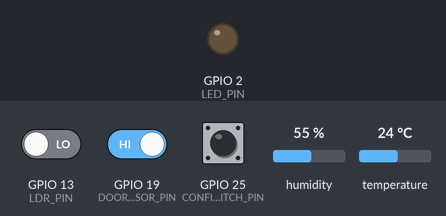
The sketch below on a simulated ESP32. Shown: output pins drawn as LEDs (lit = HIGH). Dashed ring = blinking. Inputs (shaded band) come from the test bench; at power-on: GPIO 25 (CONFIG_SWITCH_PIN) HIGH, GPIO 13 (LDR_PIN) LOW, GPIO 19 (DOOR_SENSOR_PIN) HIGH, humidity 55 %, temperature 24 °C. WiFi joins after 1.5 s; servers stay silent unless stated; uploads are accepted with an empty reply; EEPROM starts erased; what the sketch prints to the serial monitor is not drawn.

Above: at 3.2 s.
3.3 s: GPIO 25 (CONFIG_SWITCH_PIN) pulled LOW for 3.2 s
At 6.55 s:
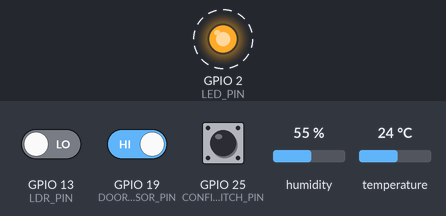
Timing chart, 0 to 16.8 s (numbered marks = the images above; inputs shaded):
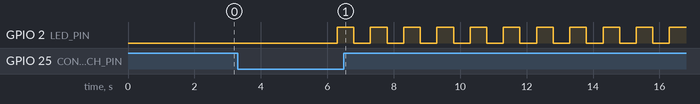

Measured:
- after the input at 3.3 s, GPIO 2 (LED_PIN): alternates HIGH for 0.50 s and LOW for 0.50 s, starting after 3.0 s

The sketch:

Digital_Twin_POC_2.ino
```cpp
#include <WiFi.h>
#include <HTTPClient.h>
#include <WiFiClient.h>
#include <WebServer.h>
#include <Preferences.h>
#include "DHT.h"
#include <math.h>

/* ====== Hardware Pins ====== */
#define DHTPIN            4       // DHT22 data pin
#define DHTTYPE           DHT22
#define LDR_PIN           13      // LDR module digital out (for light state)
#define DOOR_SENSOR_PIN   19      // Door sensor pin (used as generic sensor state)
#define CONFIG_SWITCH_PIN 25      // Pin for config switch
#define LED_PIN           2       // Built-in LED (for ESP32 DevKit V1)

DHT dht(DHTPIN, DHTTYPE);
Preferences preferences;
WebServer server(80);

/* ====== Default AP (for config portal) ====== */
const char* defaultAPSSID = "ESP32_Config";
const char* defaultAPPASS = "password123";

/* ====== Configuration Variables (stored in Preferences) ====== */
String wifiSSID         = "DIGISOL";
String wifiPassword     = "admin@123";

// New unified sensor configuration variables
String sensorID         = "Sensor001";   // Unique sensor identifier
String assetID          = "AssetA001";     // Unique asset identifier (if applicable)
String zoneID           = "Zone1";         // Zone identifier (can be non-unique)
String vendorID         = "VendorX";       // Vendor identifier (non-unique)

// API endpoints (update as needed)
String sensorApiUrl     = "https://192.168.2.15:3000/api/sensor-state";
String tempHumiApiUrl   = "https://192.168.2.15:3000/api/temp-humi";
String lightApiUrl      = "https://192.168.2.15:3000/api/light-state";

/* ====== Stored States (to detect changes) ====== */
int   lastdoorState   = -1;    // For door sensor state; -1 = unknown
int   lastLightState    = -1;    // For light state; -1 = unknown
float lastTemp          = -999.0;
float lastHumi          = -999.0;

/* ====== DHT Reading Interval & Thresholds ====== */
const unsigned long DHT_READ_INTERVAL = 2000; // 2 seconds for DHT22
unsigned long lastDHTReadTime         = 0;
const float TEMP_THRESHOLD            = 0.2;  // Send update if ΔT >= 0.2°C
const float HUMI_THRESHOLD            = 0.5;  // Send update if ΔH >= 0.5%

/* ====== Config Switch Press Logic ====== */
const unsigned long CONFIG_PRESS_DURATION = 3000; // 3 seconds
bool switchWasPressed = false;
unsigned long switchPressStart = 0;

void setup() {
  Serial.begin(115200);

  // Configure sensor pins
  pinMode(DHTPIN, INPUT);
  pinMode(LDR_PIN, INPUT);
  pinMode(DOOR_SENSOR_PIN, INPUT_PULLUP);
  pinMode(CONFIG_SWITCH_PIN, INPUT_PULLUP); // Config switch to GND
  pinMode(LED_PIN, OUTPUT);
  digitalWrite(LED_PIN, LOW);

  dht.begin();
  preferences.begin("config", false);

  // Load stored configuration parameters
  wifiSSID       = preferences.getString("wifiSSID", wifiSSID);
  wifiPassword   = preferences.getString("wifiPassword", wifiPassword);
  sensorID       = preferences.getString("sensorID", sensorID);
  assetID        = preferences.getString("assetID", assetID);
  zoneID         = preferences.getString("zoneID", zoneID);
  vendorID       = preferences.getString("vendorID", vendorID);
  sensorApiUrl   = preferences.getString("sensorApiUrl", sensorApiUrl);
  tempHumiApiUrl = preferences.getString("tempHumiApiUrl", tempHumiApiUrl);
  lightApiUrl    = preferences.getString("lightApiUrl", lightApiUrl);

  // Connect to WiFi
  if (!connectToWiFi()) {
    startConfigPortal(); // If unable to connect, enter config mode
  }
}

bool connectToWiFi() {
  WiFi.begin(wifiSSID.c_str(), wifiPassword.c_str());
  Serial.print("Connecting to Wi-Fi");
  for (int i = 0; i < 10; i++) {
    if (WiFi.status() == WL_CONNECTED) {
      Serial.println("\nConnected to Wi-Fi");
      Serial.print("IP Address: ");
      Serial.println(WiFi.localIP());
      return true;
    }
    Serial.print(".");
    delay(1000);
  }
  Serial.println("\nFailed to connect to Wi-Fi");
  return false;
}

void loop() {
  // Check if configuration switch is pressed
  checkConfigSwitch();

  // 1) Read door sensor (acting as a generic sensor state)
  int currentDoorSensorReading = digitalRead(DOOR_SENSOR_PIN);
  int currentdoorState = (currentDoorSensorReading == HIGH) ? 1 : 0;
  if (currentdoorState != lastdoorState) {
    lastdoorState = currentdoorState;
    senddoorState(lastdoorState);
  }

  // 2) Read light sensor (LDR)
  int currentLightReading = digitalRead(LDR_PIN);
  // Example: Assume LDR HIGH means dark; invert if needed
  int currentLightState = (currentLightReading == HIGH) ? 0 : 1;
  if (currentLightState != lastLightState) {
    lastLightState = currentLightState;
    sendLightState(lastLightState);
  }

  // 3) Read Temperature and Humidity every defined interval
  unsigned long now = millis();
  if (now - lastDHTReadTime >= DHT_READ_INTERVAL) {
    lastDHTReadTime = now;

    float newTemp = dht.readTemperature();  // in °C
    float newHumi = dht.readHumidity();       // in %
    if (!isnan(newTemp) && !isnan(newHumi)) {
      bool tempChanged = (fabs(newTemp - lastTemp) >= TEMP_THRESHOLD);
      bool humiChanged = (fabs(newHumi - lastHumi) >= HUMI_THRESHOLD);
      if (tempChanged || humiChanged) {
        lastTemp = newTemp;
        lastHumi = newHumi;
        sendTempAndHumiState(newTemp, newHumi);
      }
    } else {
      Serial.println("Failed to read from DHT sensor!");
    }
  }
  // Run continuously without delay
}

void checkConfigSwitch() {
  // Config switch is active LOW
  bool pressed = (digitalRead(CONFIG_SWITCH_PIN) == LOW);
  if (pressed) {
    if (!switchWasPressed) {
      // Button just pressed
      switchWasPressed = true;
      switchPressStart = millis();
    } else {
      // Already pressed; check duration
      if (millis() - switchPressStart >= CONFIG_PRESS_DURATION) {
        startConfigPortal();
      }
    }
  } else {
    switchWasPressed = false;
  }
}

void startConfigPortal() {
  Serial.println("\nEntering CONFIG MODE...");
  WiFi.disconnect(true);
  WiFi.mode(WIFI_AP);
  WiFi.softAP(defaultAPSSID, defaultAPPASS);

  server.on("/", HTTP_GET, []() {
    String html = "<h2>ESP32 Configuration</h2>";
    html += "<form action='/save' method='POST'>";
    html += "Wi-Fi SSID: <input type='text' name='ssid' value='" + wifiSSID + "'><br>";
    html += "Wi-Fi Password: <input type='text' name='password' value='" + wifiPassword + "'><br>";
    html += "Sensor ID: <input type='text' name='sensorID' value='" + sensorID + "'><br>";
    html += "Asset ID: <input type='text' name='assetID' value='" + assetID + "'><br>";
    html += "Zone ID: <input type='text' name='zoneID' value='" + zoneID + "'><br>";
    html += "Vendor ID: <input type='text' name='vendorID' value='" + vendorID + "'><br>";
    html += "Sensor API URL: <input type='text' name='sensorApiUrl' value='" + sensorApiUrl + "'><br>";
    html += "Temp/Humi API URL: <input type='text' name='tempHumiApiUrl' value='" + tempHumiApiUrl + "'><br>";
    html += "Light API URL: <input type='text' name='lightApiUrl' value='" + lightApiUrl + "'><br>";
    html += "<button type='submit'>Save</button>";
    html += "</form>";
    server.send(200, "text/html", html);
  });

  server.on("/save", HTTP_POST, []() {
    wifiSSID       = server.arg("ssid");
    wifiPassword   = server.arg("password");
    sensorID       = server.arg("sensorID");
    assetID        = server.arg("assetID");
    zoneID         = server.arg("zoneID");
    vendorID       = server.arg("vendorID");
    sensorApiUrl   = server.arg("sensorApiUrl");
    tempHumiApiUrl = server.arg("tempHumiApiUrl");
    lightApiUrl    = server.arg("lightApiUrl");

    preferences.putString("wifiSSID", wifiSSID);
    preferences.putString("wifiPassword", wifiPassword);
    preferences.putString("sensorID", sensorID);
    preferences.putString("assetID", assetID);
    preferences.putString("zoneID", zoneID);
    preferences.putString("vendorID", vendorID);
    preferences.putString("sensorApiUrl", sensorApiUrl);
    preferences.putString("tempHumiApiUrl", tempHumiApiUrl);
    preferences.putString("lightApiUrl", lightApiUrl);

    server.send(200, "text/plain", "Settings saved. Rebooting...");
    Serial.println("Settings saved. Rebooting...");
    delay(2000);
    ESP.restart();
  });

  server.begin();
  // In config mode, continuously handle client requests and blink LED
  while (true) {
    server.handleClient();
    blinkLed();
  }
}

void blinkLed() {
  static unsigned long lastBlink = 0;
  static bool ledState = false;
  unsigned long now = millis();
  if (now - lastBlink >= 500) { // Toggle LED every 500ms
    lastBlink = now;
    ledState = !ledState;
    digitalWrite(LED_PIN, ledState ? HIGH : LOW);
  }
}

/* ========== SENSOR STATE UPDATE (e.g., door sensor) ========== */
void senddoorState(int state) {
  if (WiFi.status() == WL_CONNECTED) {
    HTTPClient http;
    http.begin(sensorApiUrl);
    http.addHeader("Content-Type", "application/json");
    // Build JSON payload with unified sensor data and new fields
    String payload = "{\"type\": \"doorState\",";
    payload += "\"sensorID\": \"" + sensorID + "\",";
    payload += "\"state\": " + String(state) + ",";
    payload += "\"assetID\": \"" + assetID + "\",";
    payload += "\"zoneID\": \"" + zoneID + "\",";
    payload += "\"vendorID\": \"" + vendorID + "\"}";

    Serial.println("Sending doorState: " + payload);
    int httpResponseCode = http.POST(payload);
    if (httpResponseCode > 0) {
      Serial.print("Response: ");
      Serial.println(http.getString());
    } else {
      Serial.println("Error sending doorState update");
    }
    http.end();
  }
}

/* ========== LIGHT STATE UPDATE ========== */
void sendLightState(int lightValue) {
  if (WiFi.status() == WL_CONNECTED) {
    HTTPClient http;
    http.begin(lightApiUrl);
    http.addHeader("Content-Type", "application/json");
    String payload = "{\"type\": \"lightState\",";
    payload += "\"sensorID\": \"" + sensorID + "\",";
    payload += "\"state\": " + String(lightValue) + ",";
    payload += "\"assetID\": \"" + assetID + "\",";
    payload += "\"zoneID\": \"" + zoneID + "\",";
    payload += "\"vendorID\": \"" + vendorID + "\"}";

    Serial.println("Sending lightState: " + payload);
    int httpResponseCode = http.POST(payload);
    if (httpResponseCode > 0) {
      Serial.print("Response: ");
      Serial.println(http.getString());
    } else {
      Serial.println("Error sending lightState update");
    }
    http.end();
  }
}

/* ========== TEMPERATURE & HUMIDITY UPDATE ========== */
void sendTempAndHumiState(float temperature, float humidity) {
  if (WiFi.status() == WL_CONNECTED) {
    HTTPClient http;
    http.begin(tempHumiApiUrl);
    http.addHeader("Content-Type", "application/json");
    String payload = "{\"type\": \"tempAndHumiState\",";
    payload += "\"sensorID\": \"" + sensorID + "\",";
    payload += "\"temperature\": " + String(temperature) + ",";
    payload += "\"humidity\": " + String(humidity) + ",";
    payload += "\"assetID\": \"" + assetID + "\",";
    payload += "\"zoneID\": \"" + zoneID + "\",";
    payload += "\"vendorID\": \"" + vendorID + "\"}";

    Serial.println("Sending tempAndHumiState: " + payload);
    int httpResponseCode = http.POST(payload);
    if (httpResponseCode > 0) {
      Serial.print("Response: ");
      Serial.println(http.getString());
    } else {
      Serial.println("Error sending tempAndHumiState update");
    }
    http.end();
  }
}
```
